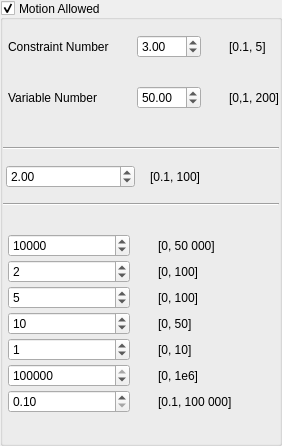
              <widget class="QGroupBox" name="RailMotionAllowed_Y">
               <property name="title">
                <string>Motion Allowed</string>
               </property>
               <property name="alignment">
                <set>Qt::AlignLeading|Qt::AlignLeft|Qt::AlignVCenter</set>
               </property>
               <property name="flat">
                <bool>false</bool>
               </property>
               <property name="checkable">
                <bool>true</bool>
               </property>
               <layout class="QVBoxLayout" name="verticalLayout_35">
                <property name="spacing">
                 <number>28</number>
                </property>
                <property name="leftMargin">
                 <number>0</number>
                </property>
                <property name="rightMargin">
                 <number>0</number>
                </property>
                <property name="bottomMargin">
                 <number>30</number>
                </property>
                <item>
                 <layout class="QGridLayout" name="gridLayout_17">
                  <property name="leftMargin">
                   <number>5</number>
                  </property>
                  <property name="topMargin">
                   <number>4</number>
                  </property>
                  <item row="0" column="3">
                   <widget class="QLabel" name="label_63">
                    <property name="text">
                     <string>[0.1, 5]</string>
                    </property>
                   </widget>
                  </item>
                  <item row="1" column="0">
                   <widget class="QLabel" name="NRailY">
                    <property name="toolTip">
                     <string>N_Rail_Y</string>
                    </property>
                    <property name="text">
                     <string>Variable Number</string>
                    </property>
                   </widget>
                  </item>
                  <item row="1" column="1" colspan="2">
                   <widget class="QDoubleSpinBox" name="N_Rail_Y">
                    <property name="minimum">
                     <double>0.100000000000000</double>
                    </property>
                    <property name="maximum">
                     <double>200.000000000000000</double>
                    </property>
                    <property name="value">
                     <double>50.000000000000000</double>
                    </property>
                   </widget>
                  </item>
                  <item row="1" column="3">
                   <widget class="QLabel" name="label_64">
                    <property name="text">
                     <string>[0,1, 200]</string>
                    </property>
                   </widget>
                  </item>
                  <item row="0" column="0">
                   <widget class="QLabel" name="NcRailY">
                    <property name="acceptDrops">
                     <bool>false</bool>
                    </property>
                    <property name="toolTip">
                     <string>Nc_Rail_Y</string>
                    </property>
                    <property name="text">
                     <string>Constraint Number</string>
                    </property>
                   </widget>
                  </item>
                  <item row="0" column="1" colspan="2">
                   <widget class="QDoubleSpinBox" name="Nc_Rail_Y">
                    <property name="minimum">
                     <double>0.100000000000000</double>
                    </property>
                    <property name="maximum">
                     <double>5.000000000000000</double>
                    </property>
                    <property name="value">
                     <double>3.000000000000000</double>
                    </property>
                   </widget>
                  </item>
                 </layout>
                </item>
                <item>
                 <layout class="QVBoxLayout" name="verticalLayout">
                  <property name="spacing">
                   <number>15</number>
                  </property>
                  <property name="topMargin">
                   <number>10</number>
                  </property>
                  <property name="bottomMargin">
                   <number>0</number>
                  </property>
                  <item>
                   <widget class="Line" name="line_23">
                    <property name="orientation">
                     <enum>Qt::Horizontal</enum>
                    </property>
                   </widget>
                  </item>
                  <item>
                   <layout class="QHBoxLayout" name="horizontalLayout_11">
                    <property name="leftMargin">
                     <number>3</number>
                    </property>
                    <item>
                     <widget class="QDoubleSpinBox" name="T_Rail_Y">
                      <property name="minimum">
                       <double>0.100000000000000</double>
                      </property>
                      <property name="maximum">
                       <double>100.000000000000000</double>
                      </property>
                      <property name="value">
                       <double>2.000000000000000</double>
                      </property>
                     </widget>
                    </item>
                    <item>
                     <widget class="QLabel" name="label_57">
                      <property name="text">
                       <string>[0.1, 100]</string>
                      </property>
                     </widget>
                    </item>
                   </layout>
                  </item>
                  <item>
                   <widget class="Line" name="line_6">
                    <property name="orientation">
                     <enum>Qt::Horizontal</enum>
                    </property>
                   </widget>
                  </item>
                 </layout>
                </item>
                <item>
                 <layout class="QGridLayout" name="gridLayout_18">
                  <property name="leftMargin">
                   <number>5</number>
                  </property>
                  <property name="bottomMargin">
                   <number>0</number>
                  </property>
                  <property name="verticalSpacing">
                   <number>3</number>
                  </property>
                  <item row="0" column="0">
                   <widget class="QSpinBox" name="Q_Rail_p_Y">
                    <property name="maximum">
                     <number>50000</number>
                    </property>
                    <property name="value">
                     <number>10000</number>
                    </property>
                   </widget>
                  </item>
                  <item row="0" column="1">
                   <widget class="QLabel" name="label_40">
                    <property name="text">
                     <string>[0, 50 000]</string>
                    </property>
                   </widget>
                  </item>
                  <item row="1" column="0">
                   <widget class="QSpinBox" name="Q_Rail_v_Y">
                    <property name="maximum">
                     <number>100</number>
                    </property>
                    <property name="value">
                     <number>2</number>
                    </property>
                   </widget>
                  </item>
                  <item row="1" column="1">
                   <widget class="QLabel" name="label_41">
                    <property name="text">
                     <string>[0, 100]</string>
                    </property>
                   </widget>
                  </item>
                  <item row="2" column="0">
                   <widget class="QSpinBox" name="Q_Rail_u_Y">
                    <property name="maximum">
                     <number>100</number>
                    </property>
                    <property name="value">
                     <number>5</number>
                    </property>
                   </widget>
                  </item>
                  <item row="2" column="1">
                   <widget class="QLabel" name="label_42">
                    <property name="text">
                     <string>[0, 100]</string>
                    </property>
                   </widget>
                  </item>
                  <item row="3" column="0">
                   <widget class="QSpinBox" name="Q_Rail_u_input_Y">
                    <property name="minimum">
                     <number>0</number>
                    </property>
                    <property name="maximum">
                     <number>50</number>
                    </property>
                    <property name="value">
                     <number>10</number>
                    </property>
                   </widget>
                  </item>
                  <item row="3" column="1">
                   <widget class="QLabel" name="label_43">
                    <property name="text">
                     <string>[0, 50]</string>
                    </property>
                   </widget>
                  </item>
                  <item row="4" column="0">
                   <widget class="QSpinBox" name="Q_Rail_jk_input_Y">
                    <property name="maximum">
                     <number>10</number>
                    </property>
                    <property name="value">
                     <number>1</number>
                    </property>
                   </widget>
                  </item>
                  <item row="4" column="1">
                   <widget class="QLabel" name="label_44">
                    <property name="text">
                     <string>[0, 10]</string>
                    </property>
                   </widget>
                  </item>
                  <item row="5" column="0">
                   <widget class="QSpinBox" name="Q_Rail_u_output_Y">
                    <property name="minimum">
                     <number>0</number>
                    </property>
                    <property name="maximum">
                     <number>1000000</number>
                    </property>
                    <property name="value">
                     <number>100000</number>
                    </property>
                   </widget>
                  </item>
                  <item row="5" column="1">
                   <widget class="QLabel" name="label_45">
                    <property name="text">
                     <string>[0, 1e6]</string>
                    </property>
                   </widget>
                  </item>
                  <item row="6" column="0">
                   <widget class="QDoubleSpinBox" name="Q_Rail_jk_output_Y">
                    <property name="minimum">
                     <double>0.100000000000000</double>
                    </property>
                    <property name="maximum">
                     <double>100000.000000000000000</double>
                    </property>
                    <property name="value">
                     <double>0.100000000000000</double>
                    </property>
                   </widget>
                  </item>
                  <item row="6" column="1">
                   <widget class="QLabel" name="label_46">
                    <property name="text">
                     <string>[0.1, 100 000]</string>
                    </property>
                   </widget>
                  </item>
                 </layout>
                </item>
               </layout>
              </widget>
